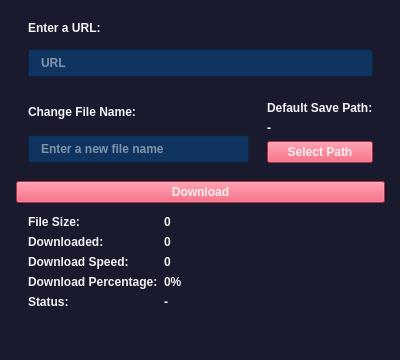
<?xml version="1.0" encoding="UTF-8"?>
<ui version="4.0">
 <class>MainWindow</class>
 <widget class="QMainWindow" name="MainWindow">
  <property name="enabled">
   <bool>true</bool>
  </property>
  <property name="geometry">
   <rect>
    <x>0</x>
    <y>0</y>
    <width>400</width>
    <height>360</height>
   </rect>
  </property>
  <property name="sizePolicy">
   <sizepolicy hsizetype="Fixed" vsizetype="Fixed">
    <horstretch>0</horstretch>
    <verstretch>0</verstretch>
   </sizepolicy>
  </property>
  <property name="minimumSize">
   <size>
    <width>400</width>
    <height>360</height>
   </size>
  </property>
  <property name="maximumSize">
   <size>
    <width>400</width>
    <height>360</height>
   </size>
  </property>
  <property name="windowTitle">
   <string>Video Downloader</string>
  </property>
  <property name="windowIcon">
   <iconset resource="resources.qrc">
    <normaloff>:/logo/icon.png</normaloff>:/logo/icon.png</iconset>
  </property>
  <property name="styleSheet">
   <string notr="true">background-color: rgb(26, 26, 46);
color: rgb(242, 242, 242);
font: 8pt &quot;Ubuntu Condensed&quot;;
font-weight: bold;</string>
  </property>
  <widget class="QWidget" name="centralwidget">
   <widget class="QWidget" name="gridLayoutWidget">
    <property name="geometry">
     <rect>
      <x>10</x>
      <y>0</y>
      <width>381</width>
      <height>321</height>
     </rect>
    </property>
    <layout class="QGridLayout" name="gridLayout_2">
     <property name="leftMargin">
      <number>6</number>
     </property>
     <property name="topMargin">
      <number>6</number>
     </property>
     <property name="rightMargin">
      <number>6</number>
     </property>
     <property name="bottomMargin">
      <number>6</number>
     </property>
     <item row="0" column="0">
      <layout class="QVBoxLayout" name="verticalLayout_2">
       <property name="leftMargin">
        <number>12</number>
       </property>
       <property name="topMargin">
        <number>6</number>
       </property>
       <property name="rightMargin">
        <number>12</number>
       </property>
       <property name="bottomMargin">
        <number>6</number>
       </property>
       <item>
        <widget class="QLabel" name="enterURLLabel">
         <property name="text">
          <string>Enter a URL:</string>
         </property>
        </widget>
       </item>
       <item>
        <widget class="QLineEdit" name="urlTextBox">
         <property name="minimumSize">
          <size>
           <width>0</width>
           <height>25</height>
          </size>
         </property>
         <property name="styleSheet">
          <string notr="true">background-color: rgb(15, 52, 96);
font: 8pt &quot;Ubuntu Condensed&quot;;
padding-left: 10px;
padding-right: 10px;
padding-top:5px;
padding-bottom: 5px;
font-weight: bold;</string>
         </property>
         <property name="placeholderText">
          <string>URL</string>
         </property>
        </widget>
       </item>
      </layout>
     </item>
     <item row="1" column="0">
      <layout class="QHBoxLayout" name="horizontalLayout">
       <property name="leftMargin">
        <number>6</number>
       </property>
       <property name="topMargin">
        <number>6</number>
       </property>
       <property name="rightMargin">
        <number>6</number>
       </property>
       <property name="bottomMargin">
        <number>6</number>
       </property>
       <item>
        <layout class="QVBoxLayout" name="verticalLayout_3">
         <property name="leftMargin">
          <number>6</number>
         </property>
         <property name="rightMargin">
          <number>6</number>
         </property>
         <property name="bottomMargin">
          <number>6</number>
         </property>
         <item>
          <widget class="QLabel" name="changeFileNameLabel">
           <property name="text">
            <string>Change File Name:</string>
           </property>
          </widget>
         </item>
         <item>
          <widget class="QLineEdit" name="newFileName">
           <property name="minimumSize">
            <size>
             <width>0</width>
             <height>25</height>
            </size>
           </property>
           <property name="styleSheet">
            <string notr="true">background-color: rgb(15, 52, 96);
font: 8pt &quot;Ubuntu Condensed&quot;;
padding-left: 10px;
padding-right: 10px;
padding-top:5px;
padding-bottom: 5px;
font-weight: bold;</string>
           </property>
           <property name="placeholderText">
            <string>Enter a new file name</string>
           </property>
          </widget>
         </item>
        </layout>
       </item>
       <item>
        <layout class="QVBoxLayout" name="verticalLayout">
         <property name="leftMargin">
          <number>6</number>
         </property>
         <property name="topMargin">
          <number>6</number>
         </property>
         <property name="rightMargin">
          <number>6</number>
         </property>
         <property name="bottomMargin">
          <number>6</number>
         </property>
         <item>
          <widget class="QLabel" name="savePathLabel">
           <property name="text">
            <string>Default Save Path:</string>
           </property>
          </widget>
         </item>
         <item>
          <widget class="QLabel" name="savePath">
           <property name="text">
            <string>-</string>
           </property>
          </widget>
         </item>
         <item>
          <widget class="QPushButton" name="selectPathButton">
           <property name="styleSheet">
            <string notr="true">background-color: rgb(233, 69, 96);
font: 8pt &quot;Ubuntu Condensed&quot;;
font-weight: bold;</string>
           </property>
           <property name="text">
            <string>Select Path</string>
           </property>
          </widget>
         </item>
        </layout>
       </item>
      </layout>
     </item>
     <item row="4" column="0">
      <layout class="QFormLayout" name="fileInformationsFormLayout">
       <property name="leftMargin">
        <number>12</number>
       </property>
       <property name="topMargin">
        <number>6</number>
       </property>
       <property name="rightMargin">
        <number>12</number>
       </property>
       <property name="bottomMargin">
        <number>6</number>
       </property>
       <item row="0" column="0">
        <widget class="QLabel" name="fileSizeLabel">
         <property name="text">
          <string>File Size:</string>
         </property>
        </widget>
       </item>
       <item row="2" column="0">
        <widget class="QLabel" name="downloadSpeedLabel">
         <property name="text">
          <string>Download Speed:</string>
         </property>
        </widget>
       </item>
       <item row="0" column="1">
        <widget class="QLabel" name="fileSize">
         <property name="text">
          <string>0</string>
         </property>
        </widget>
       </item>
       <item row="2" column="1">
        <widget class="QLabel" name="downloadSpeed">
         <property name="text">
          <string>0</string>
         </property>
        </widget>
       </item>
       <item row="3" column="0">
        <widget class="QLabel" name="downloadPercentageLabel">
         <property name="text">
          <string>Download Percentage:</string>
         </property>
        </widget>
       </item>
       <item row="3" column="1">
        <widget class="QLabel" name="DownloadPercentage">
         <property name="text">
          <string>0%</string>
         </property>
        </widget>
       </item>
       <item row="1" column="0">
        <widget class="QLabel" name="downloadedBytesLabel">
         <property name="text">
          <string>Downloaded:</string>
         </property>
        </widget>
       </item>
       <item row="1" column="1">
        <widget class="QLabel" name="downloadedBytes">
         <property name="text">
          <string>0</string>
         </property>
        </widget>
       </item>
       <item row="4" column="0">
        <widget class="QLabel" name="statusLabel">
         <property name="text">
          <string>Status:</string>
         </property>
        </widget>
       </item>
       <item row="4" column="1">
        <widget class="QLabel" name="status">
         <property name="text">
          <string>-</string>
         </property>
        </widget>
       </item>
      </layout>
     </item>
     <item row="2" column="0">
      <widget class="QPushButton" name="downloadButton">
       <property name="styleSheet">
        <string notr="true">background-color: rgb(233, 69, 96);
font: 8pt &quot;Ubuntu Condensed&quot;;
font-weight: bold;</string>
       </property>
       <property name="text">
        <string>Download</string>
       </property>
      </widget>
     </item>
    </layout>
   </widget>
  </widget>
  <widget class="QMenuBar" name="menubar">
   <property name="geometry">
    <rect>
     <x>0</x>
     <y>0</y>
     <width>400</width>
     <height>22</height>
    </rect>
   </property>
  </widget>
  <widget class="QStatusBar" name="statusbar"/>
 </widget>
 <resources>
  <include location="resources.qrc"/>
 </resources>
 <connections/>
</ui>
